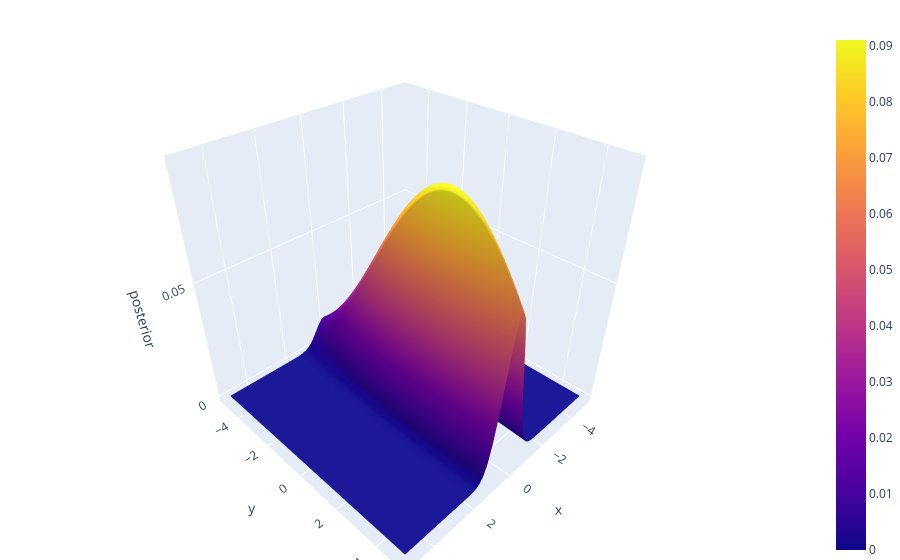

Source (notebook cell):
### Code cell
if __name__ == '__main__' and '__file__' not in globals():
  def make_pxy():
    def pxy(x, y):
      px = _gaussian(0.0, 0.5)
      py = _gaussian(2.0, 3.5)
      return px(x) * py(y)
    return pxy
  pxy = make_pxy()
  _plot_surface(pxy)

### Figure 1 — Plotly figure (JSON) as saved in the notebook; plotly's stock layout.template omitted (floating-point values rounded to 4 significant figures; data arrays with more than 128 entries replaced by an {"elided": "..."} marker saying what was removed)
{"data": [{"type": "surface", "x": [-5.0, -4.833, -4.667, -4.5, -4.333, -4.167, -4.0, -3.833, -3.667, -3.5, -3.333, -3.167, -3.0, -2.833, -2.667, -2.5, -2.333, -2.167, -2.0, -1.833, -1.667, -1.5, -1.333, -1.167, -1.0, -0.8333, -0.6667, -0.5, -0.3333, -0.1667, 0.0, 0.1667, 0.3333, 0.5, 0.6667, 0.8333, 1.0, 1.167, 1.333, 1.5, 1.667, 1.833, 2.0, 2.167, 2.333, 2.5, 2.667, 2.833, 3.0, 3.167, 3.333, 3.5, 3.667, 3.833, 4.0, 4.167, 4.333, 4.5, 4.667, 4.833, 5.0], "y": [-5.0, -4.833, -4.667, -4.5, -4.333, -4.167, -4.0, -3.833, -3.667, -3.5, -3.333, -3.167, -3.0, -2.833, -2.667, -2.5, -2.333, -2.167, -2.0, -1.833, -1.667, -1.5, -1.333, -1.167, -1.0, -0.8333, -0.6667, -0.5, -0.3333, -0.1667, 0.0, 0.1667, 0.3333, 0.5, 0.6667, 0.8333, 1.0, 1.167, 1.333, 1.5, 1.667, 1.833, 2.0, 2.167, 2.333, 2.5, 2.667, 2.833, 3.0, 3.167, 3.333, 3.5, 3.667, 3.833, 4.0, 4.167, 4.333, 4.5, 4.667, 4.833, 5.0], "z": {"elided": "61x61 float values"}}], "layout": {"margin": {"b": 0, "l": 0, "r": 0, "t": 30}, "scene": {"xaxis": {"title": {"text": "x"}}, "yaxis": {"title": {"text": "y"}}, "zaxis": {"title": {"text": "posterior"}}}}}
